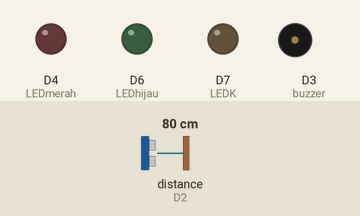
The sketch below on a simulated ESP8266 (NodeMCU). Parts: output pins drawn as LEDs (lit = HIGH), buzzer (waves = sounding, pin HIGH). Wiring (inferred from the names in the program): ultrasonic range finder: trigger D1; echo D2. The test bench sets the inputs (shaded band); at power-on: distance to the obstacle (sensor on D2) 80 cm. The echo pulse lasts 58.3 µs per cm; WiFi joins after 1.5 s; servers stay silent unless stated; pins used as bus, display or sensor lines are not drawn; what the sketch prints to the serial monitor is not drawn.

Above: at 2.7 s.
2.8 s: distance to the obstacle (sensor on D2) set to 34 cm
4.3 s: distance to the obstacle (sensor on D2) set to 28 cm
At 4.6 s:
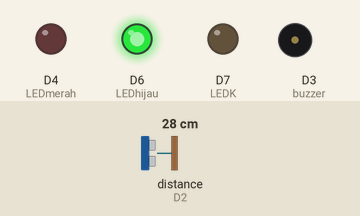
5.8 s: distance to the obstacle (sensor on D2) set to 22 cm
7.3 s: distance to the obstacle (sensor on D2) set to 17 cm
At 8.3 s:
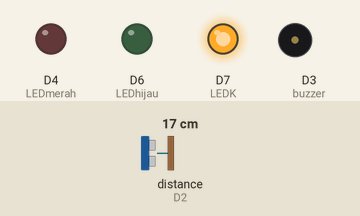
8.8 s: distance to the obstacle (sensor on D2) set to 11 cm
10.3 s: distance to the obstacle (sensor on D2) set to 8 cm
At 11.2 s:
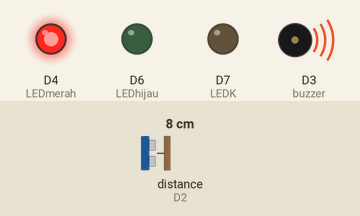
Timing chart, 0 to 12.8 s (numbered marks = the images above; inputs shaded):
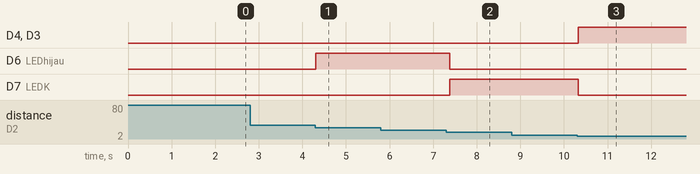

The sketch:

aqil3.ino
```cpp
#include <ESP8266WiFi.h>
#include <CTBot.h>
#include <WiFiClientSecure.h>

CTBot bot;

//Masukan Nama WiFi dan Password
String ssid         = "Kyaaa";
String pass         = "aqil1234";
String token        = "1562796322:AAGf75NBVvp8APFi7SIueTWrKQv-gvbQfpo";
const int id        = -488555918;

int triggerPin = D1;
int echoPin    = D2;
int buzzer     = D3;
int LEDmerah   = D4;
int LEDK       = D7;
int LEDhijau   = D6;

long duration, distance;

void connectwifi(){
  // Attempt to connect to Wifi network:
  Serial.print("Connecting Wifi: ");
  Serial.println(ssid);

  // Set WiFi to station mode and disconnect from an AP if it was Previously
  // connected
  WiFi.mode(WIFI_STA);
  WiFi.begin(ssid, pass);

  while (WiFi.status() != WL_CONNECTED) {
    Serial.print(".");
    delay(500);
  }
  Serial.println("");
  Serial.println("WiFi connected");
  Serial.print("IP address: ");
  Serial.println(WiFi.localIP());
}

void setup() {  //Pengaturan Pin dan Variabel
  Serial.begin(115200);

  connectwifi();

  //koneksi dengan telegram
  bot.wifiConnect(ssid,pass);
  bot.setTelegramToken(token);

  if(bot.testConnection()) {
    Serial.println("Telegram Terhubung");
  }
  else  {
    Serial.println("Telegram Terputus");
  }
  Serial.println("Alat siap digunakan...");

  pinMode(triggerPin, OUTPUT);
  pinMode(echoPin, INPUT);
  pinMode(buzzer, OUTPUT);
  pinMode(LEDmerah, OUTPUT);
  pinMode(LEDK, OUTPUT);
  pinMode(LEDhijau, OUTPUT);
}

void loop() {  //Perulangan Program

  TBMessage msg;
  bot.getNewMessage(msg);

  digitalWrite(triggerPin, LOW);
  delayMicroseconds(8);
  digitalWrite(triggerPin, HIGH);
  delayMicroseconds(8);
  digitalWrite(triggerPin, LOW);

  duration = pulseIn(echoPin, HIGH);
  distance = (duration / 2) / 29.1;
//  Serial.print("Jarak Air: ");
//  Serial.print(distance);
//  Serial.println("Cm");

  String dis = "Jarak Air: ";
  dis += int(distance);
  dis += "cm \n";

  if (distance <= 30 && distance >= 20){
    Serial.println("Siaga 3, Air telah memasuki Batas siaga");
    digitalWrite(buzzer,    LOW);
    digitalWrite(LEDmerah,  LOW);
    digitalWrite(LEDK,      LOW);
    digitalWrite(LEDhijau,  HIGH);
    bot.sendMessage(id,dis, "");
    bot.sendMessage(id, "Siaga 3, Ketinggian Air Kurang Dari 30 cm");
  }

  if (distance <=19 && distance >= 10) {
    Serial.println("Siaga 2, Air telah memasuki Batas siaga");
    digitalWrite(buzzer,    LOW);
    digitalWrite(LEDmerah,  LOW);
    digitalWrite(LEDK,      HIGH);
    digitalWrite(LEDhijau,  LOW);
    bot.sendMessage(id, dis, "");
    bot.sendMessage(id, "Siaga 2, Ketinggian Air Kurang Dari 19 cm");
  }

  if (distance <=9 ) {
    Serial.println("Siaga 1, Air telah memasuki Batas siaga");
    digitalWrite(buzzer,    HIGH);
    digitalWrite(LEDmerah,  HIGH);
    digitalWrite(LEDK,      LOW);
    digitalWrite(LEDhijau,  LOW);
    bot.sendMessage(id, dis, "");
    bot.sendMessage(id, "Siaga 1, Ketinggian Air Kurang Dari 9 cm");
    }

  if (distance > 30 ) {
    digitalWrite(buzzer,    LOW);
    digitalWrite(LEDmerah,  LOW);
    digitalWrite(LEDK,      LOW);
    digitalWrite(LEDhijau,  LOW);
    }
}
```

Measured:
- the behaviour switches between 31 and 30 cm on distance to the obstacle (sensor on D2) (found by bisection; images 0 and 1)
- the behaviour switches between 20 and 19 cm on distance to the obstacle (sensor on D2) (found by bisection; images 1 and 2)
- the behaviour switches between 10 and 9 cm on distance to the obstacle (sensor on D2) (found by bisection; images 2 and 3)
- after the input at 2.8 s, every drawn part: stays the same
- after the input at 4.3 s, D6 (LEDhijau): LOW → HIGH at once
- after the input at 5.8 s, every drawn part: stays the same
- after the input at 7.3 s, D6 (LEDhijau): HIGH → LOW after 0.08 s; D7 (LEDK): LOW → HIGH after 0.08 s
- after the input at 8.8 s, every drawn part: stays the same
- after the input at 10.3 s, D4 (LEDmerah), D3 (buzzer): LOW → HIGH at once; D7 (LEDK): HIGH → LOW at once
